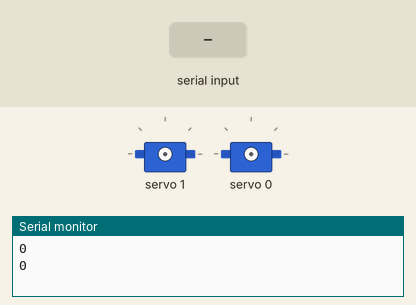
This sketch was run on a simulated Arduino Uno, built with avr-gcc and run on an emulated ATmega328P. Shown: 2 × servo, the last lines printed to the serial monitor. Inputs (shaded band) come from the test bench.

Above: at 1.2 s.
1.3 s: "2" received over Serial
At 6.0 s:
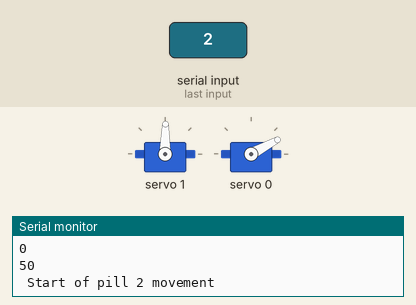
7.3 s: "1" received over Serial
At 11.5 s:
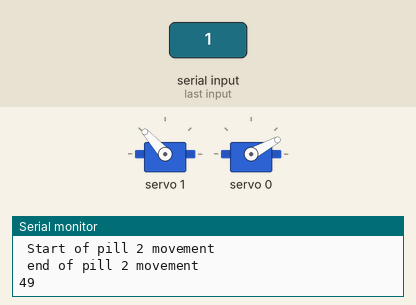
13.3 s: "3" received over Serial
At 18.1 s:
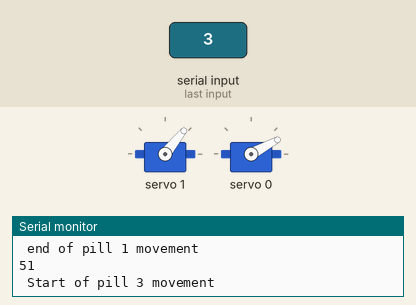
19.0 s: "4" received over Serial
At 23.6 s:
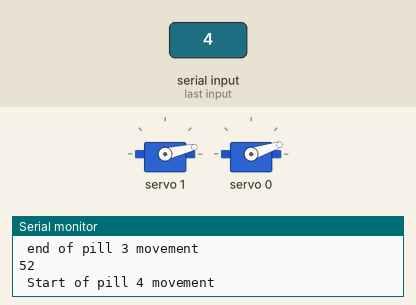
Timing chart, 0 to 26.0 s (numbered marks = the images above; inputs shaded):
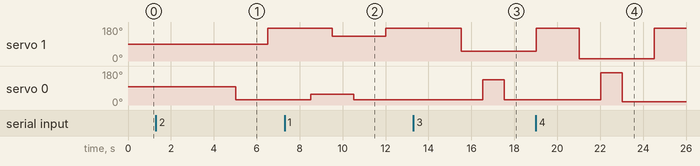

The sketch:

pillmachine-arduino-v3.ino
```cpp
// test for June event 2023 - v1

// pill machine v3
// author: Arthur Leung
// All rights reserved 2023

#include <Wire.h>
#include <Adafruit_PWMServoDriver.h>

Adafruit_PWMServoDriver pwm = Adafruit_PWMServoDriver();

#define SERVO_FREQ 50 // Analog servos ~50 Hz updates

// Define variables
int pillnumber = 0;
const byte numChars = 32;
char receivedChars[numChars];
char respillarray[4];
const int BUFFER_SIZE = 10;
char buf[BUFFER_SIZE];
String respillarraystring;
// int pillnumbera;

void setup() {
  Serial.begin(9600);

  pwm.begin();
  pwm.setOscillatorFrequency(27000000);
  pwm.setPWMFreq(SERVO_FREQ);  // Analog servos run at ~50 Hz updates
  delay(10);
}

// function which the servo moves to get pill out of the system.
void pillout() {

//Positioning note:
//bottom 170 = pill out
//top 480 = close all hold position
//slot 1
//bottom = 230
//top = 390
//slot 2
//bottom = 315
//top = 300
//slot 3
//bottom = 393
//top = 220
//slot 4
//bottom = 475
//top = 140


  if (pillnumber ==49) {
// test positioning
//    pwm.setPWM(0, 0, 180); //botttom slot 1
//    delay(2000);
//    pwm.setPWM(1, 0, 480); //top slot 1
//    delay(2000);

//get slot one pill
    pwm.setPWM(0, 0, 230); //slot 1 - bottom - final
    delay(1000);
    pwm.setPWM(1, 0, 390); //slot 1 - top - final
    delay(1000);
    pwm.setPWM(0, 0, 170); //give out pill
    delay(1500);
    pwm.setPWM(1, 0, 480); //close top - final
    delay(1000);
//    pwm.setPWM(0, 0, 500); //close bottom
    delay(1500);
    Serial.println(" end of pill 1 movement");
    }
  else if (pillnumber ==50) {
//get slot two pill
    Serial.println(" Start of pill 2 movement");
    pwm.setPWM(1, 0, 300); //slot 2 - top - final
    delay(1000);
    pwm.setPWM(0, 0, 315); //slot 2 - bottom - final
    delay(1000);
    pwm.setPWM(0, 0, 170); //give out pill
    delay(1500);
    pwm.setPWM(1, 0, 480); //close top
    delay(1000);
//    pwm.setPWM(0, 0, 500); //close bottom
//    delay(1500);
    Serial.println(" end of pill 2 movement");
    }
  else if (pillnumber ==51) {
//get slot 3rd pill
    Serial.println(" Start of pill 3 movement");
    pwm.setPWM(1, 0, 220);//slot 3 - top - final
    delay(1000);
    pwm.setPWM(0, 0, 393); //slot 3 - bottom - final
    delay(1000);
    pwm.setPWM(0, 0, 170); //give out pill
    delay(1500);
    pwm.setPWM(1, 0, 480); //close top
    delay(1000);
//    pwm.setPWM(0, 0, 500); //close bottom
//    delay(1500);
    Serial.println(" end of pill 3 movement");
    }
else if (pillnumber ==52) {
//get slot 4th pill
    Serial.println(" Start of pill 4 movement");
    pwm.setPWM(1, 0, 140);//slot 4 - top - final
    delay(1000);
    pwm.setPWM(0, 0, 475); //slot 4 - bottom - final
    delay(1000);
    pwm.setPWM(0, 0, 150); //give out pill
    delay(1500);
    pwm.setPWM(1, 0, 480); //close top
    delay(1000);

//    pwm.setPWM(0, 0, 500); //close bottom
//    delay(1500);
    Serial.println(" end of pill 4 movement");
    }
}
//tring pillnumbera[] = '0';

//main loop
void loop() {
  // for troubleshooting - command
//  Serial.println(" loop start begin");

//set the tube code - before using it.

  // Collect the pill number from the rpi
  if (Serial.available() > 0) {
//    Serial.readBytesUntil('\n', buf, 4);
      pillnumber = Serial.read();
//      pillnumber = pillnumbera[0];
    }

//  pillnumber=52;

  // print the pill number for troubleshooting purposes
  Serial.println(pillnumber);

  delay(1000);

  // if pillnumber is not 0, then call the pillout function
    if (pillnumber !=0) {
  // trouble shooting
//  Serial.println("Start the pill machine");

  //pill out function
    pillout();

// clean up the pillnumber value
    pillnumber=0;
//    pillnumbera[0] = 0;
  }
}
```

Measured:
- after the input at 1.3 s, servo 1: 89° → 174° after 5.2 s; servo 0: 96° → 28° after 3.7 s
- after the input at 7.3 s, servo 1: 174° → 132° after 2.2 s, → 174° 2.5 s later; servo 0: 28° → 56° after 1.2 s, → 28° 2.0 s later
- after the input at 13.3 s, servo 1: 174° → 51° after 2.2 s; servo 0: 28° → 133° after 3.2 s, → 28° 1.0 s later
- after the input at 19.0 s, servo 0: 28° → 172° after 3.0 s, → 18° 1.0 s later
